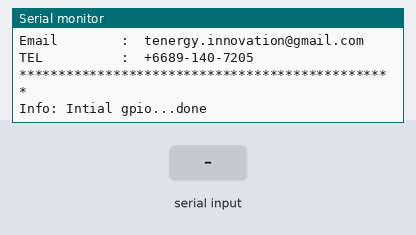
This sketch was run on a simulated Arduino Uno, built with avr-gcc and run on an emulated ATmega328P. Parts: the last lines printed to the serial monitor. Inputs (shaded band) come from the test bench.

Above: at 1.5 s.
1.6 s: "1" received over the second serial link
At 3.5 s:
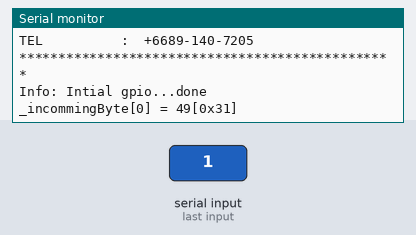
3.8 s: "0" received over the second serial link
At 5.0 s:
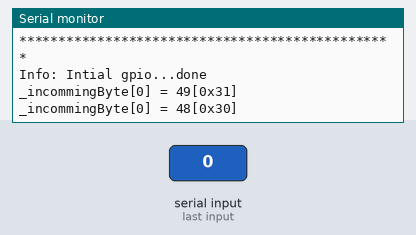
5.3 s: "2" received over the second serial link
At 5.8 s:
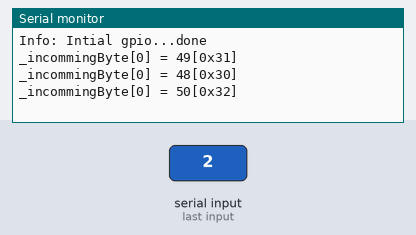

The sketch:

Arduino_NANO_RS485.ino
```cpp
/***********************************************************************
 * Project      :     Arduino_NANO_RS485
 * Description  :     RS485 test
 * Author       :     Tenergy Innovation Co., Ltd.
 * Date         :     14 Nov 2018
 * Revision     :     1.0
 * Rev1.0       :     Original
 * Facebook     :     https://www.facebook.com/tenergy.innovation
 * Email        :     tenergy.innovation@gmail.com
 * TEL          :     +6689-140-7205
 ***********************************************************************/
#include <SoftwareSerial.h>
SoftwareSerial rs485(9, 10); // RX(R), TX(G)


/**************************************/
/*        GPIO Define                 */
/**************************************/
//#define RS485_PIN_DIR 11  //B
#define RXD2 9  //R
#define TXD2 10  G//

//
//#define RS485_WRITE     1
//#define RS485_READ      0

/**************************************/
/*        Pre-Define function         */
/**************************************/


 /***********************************************************************
 * FUNCTION:    setup
 * DESCRIPTION: setup process
 * PARAMETERS:  nothing
 * RETURNED:    nothing
 ***********************************************************************/
void setup() {
  Serial.begin(9600);
  rs485.begin(9600);
  Serial.println("************************************************");
  Serial.println("Project      :  Arduino_NANO_RS485");
  Serial.println("Author       :  Tenergy Innovation Co., Ltd.");
  Serial.println("Date         :  14 Nov 2018");
  Serial.println("Facebook     :  https://www.facebook.com/tenergy.innovation");
  Serial.println("Email        :  tenergy.innovation@gmail.com");
  Serial.println("TEL          :  +6689-140-7205");
  Serial.println("************************************************");
  Serial.print("Info: Intial gpio...");
//  pinMode(RS485_PIN_DIR,OUTPUT);
//  digitalWrite(RS485_PIN_DIR,RS485_READ);
  Serial.println("done");

}


 /***********************************************************************
 * FUNCTION:    loop
 * DESCRIPTION: loop process
 * PARAMETERS:  nothing
 * RETURNED:    nothing
 ***********************************************************************/
void loop() {
    byte  _incommingByte[60];
    int   _cnt_byte=0;


//    Serial.println("Hello world\r\n");
////    digitalWrite(RS485_PIN_DIR,RS485_WRITE);
//    rs485.println("Hello world");

//     delay(10);
//     digitalWrite(RS485_PIN_DIR,RS485_READ);

     if(rs485.available()){     //receive data from rs485

            //clear buffer
            for(int i=0; i<sizeof(_incommingByte); i++) _incommingByte[i] = 0x00;


            //collect byte data
            _cnt_byte=0;
            do{
                _incommingByte[_cnt_byte++] = rs485.read();
              }while(rs485.available()>0);

            //debug monitor
            for(int i=0; i < _cnt_byte; i++){
                Serial.print("_incommingByte["); Serial.print(i); Serial.print("] = "); Serial.print(_incommingByte[i],DEC); Serial.print("[0x"); Serial.print(_incommingByte[i],HEX); Serial.println("]");
             }


      }

       delay(1000);
}
```

Measured:
- after the input at 1.6 s, the serial monitor: prints a new line after 0.72 s (image 1)
- after the input at 3.8 s, the serial monitor: prints a new line after 0.52 s (image 2)
- after the input at 5.3 s, the serial monitor: prints a new line at once (image 3)
